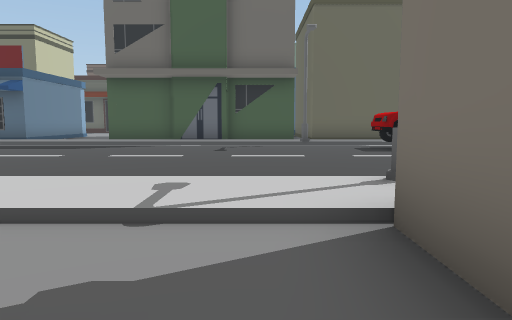
View 1 (above)

24 first-person views from a walk through a 3-D level made in the Unity game engine. The camera is 1.4 m above the floor, tilts 6° down and sees 70° across. The floor is counted in squares, 2 m on a side. Each view is taken from the middle of a square. On the plan, view 1 faces up. The plan holds only what a view shows up to about 11 squares ahead; the rest is blank. The place goes on beyond the plan. The player is left out.

View 2
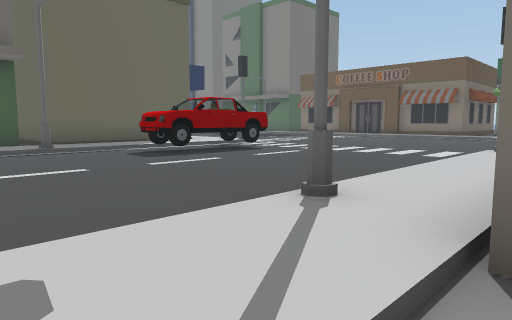

View 3
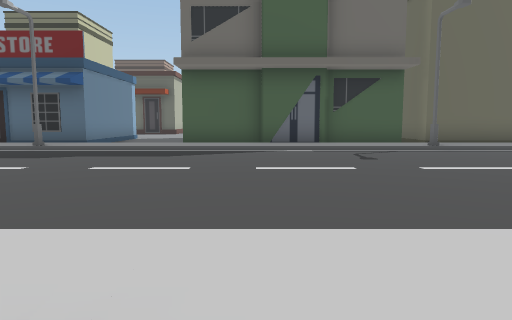

View 4
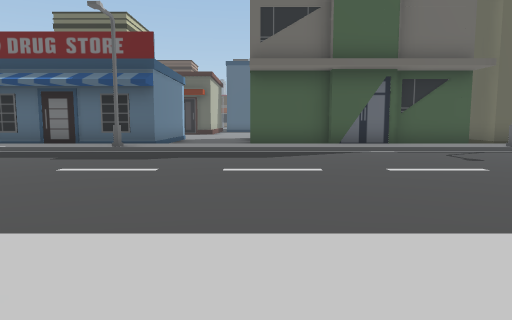

View 5
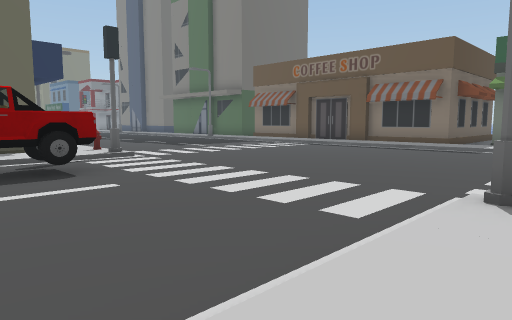

View 6
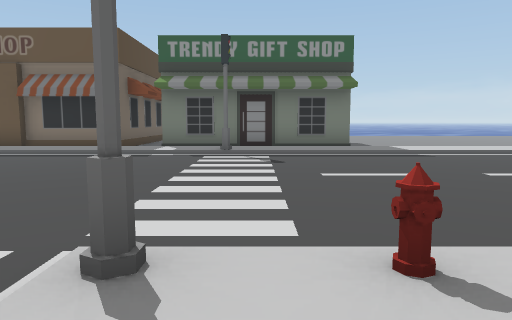

View 7
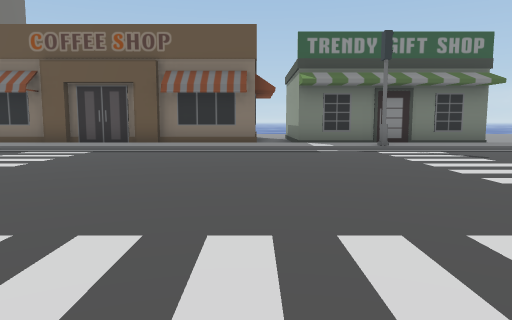

View 8
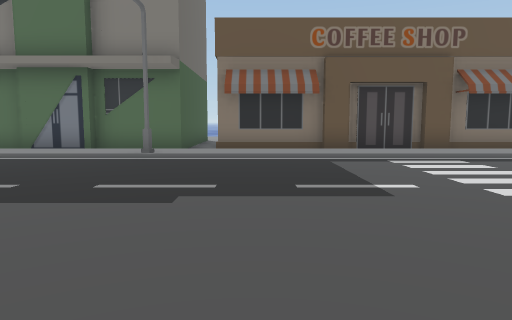

View 9
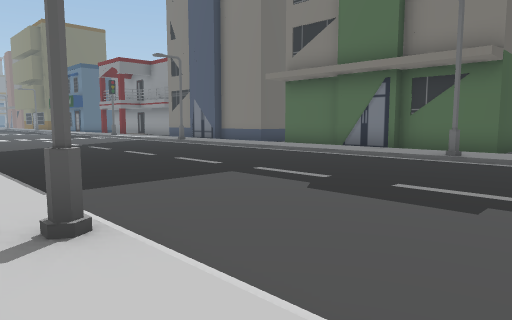

View 10
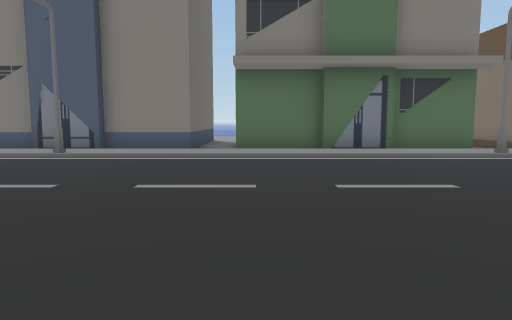

View 11
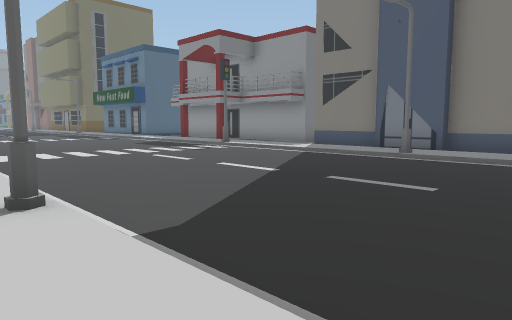

View 12
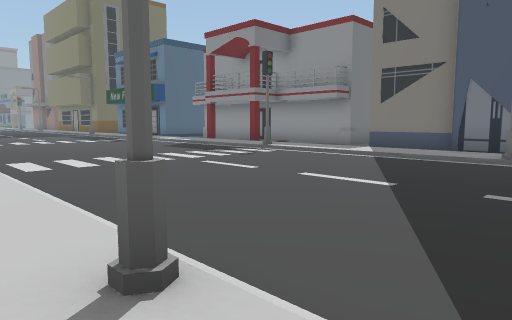

View 13
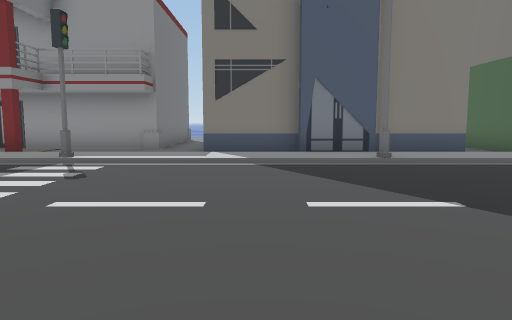

View 14
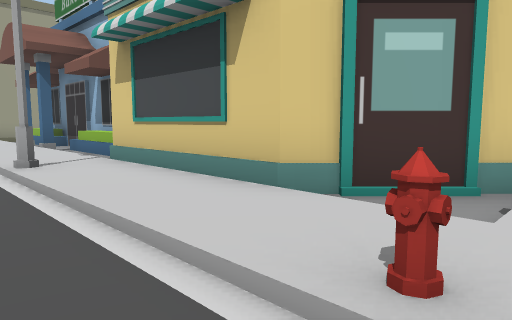

View 15
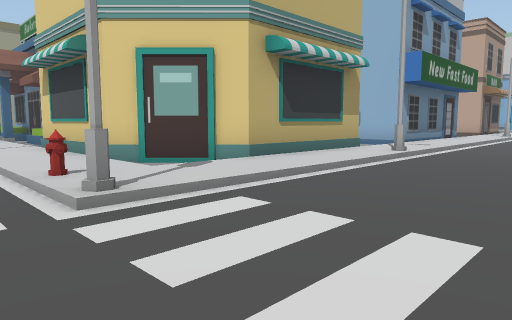

View 16
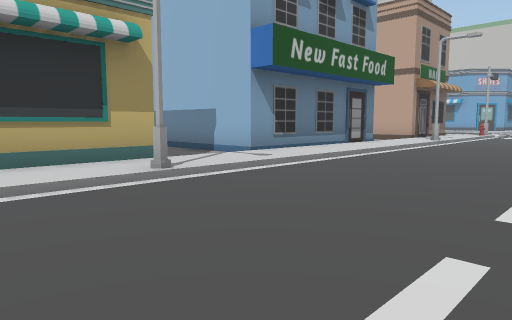

View 17
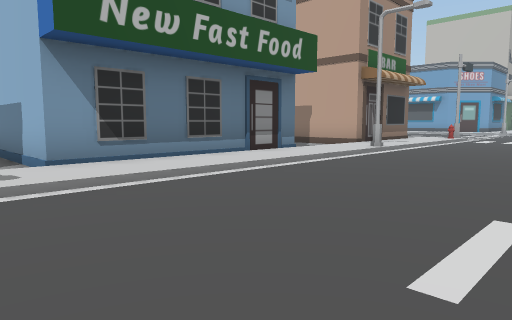

View 18
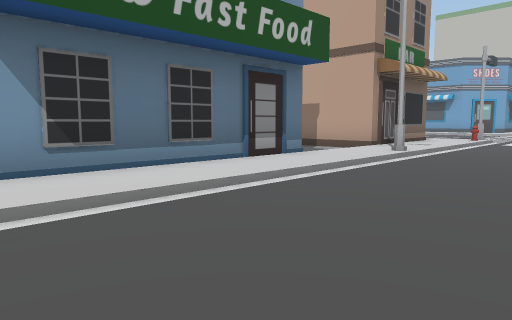

View 19
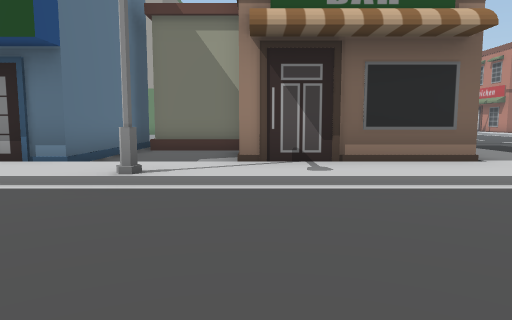

View 20
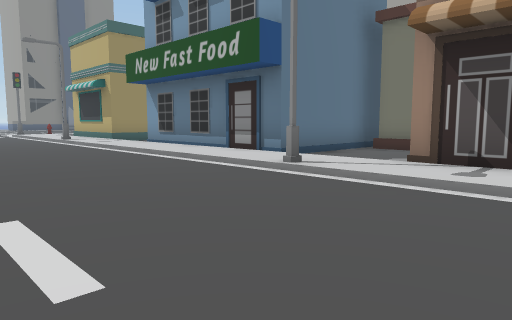

View 21
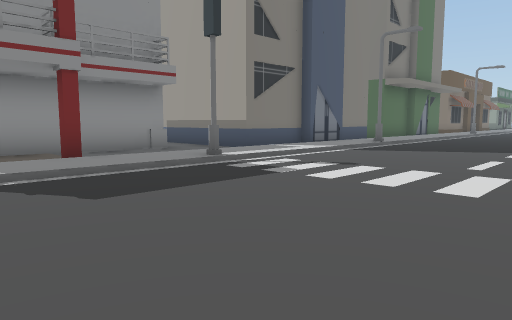

View 22
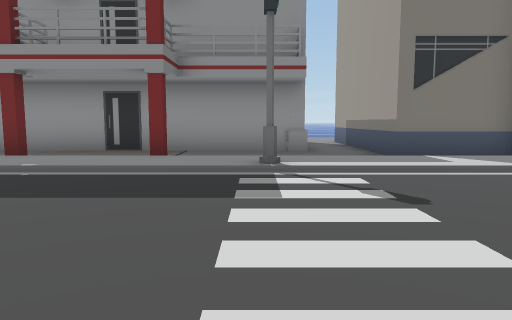

View 23
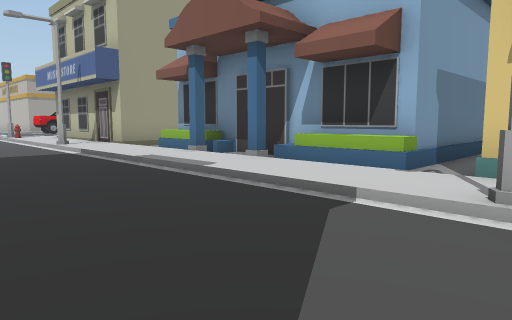

View 24
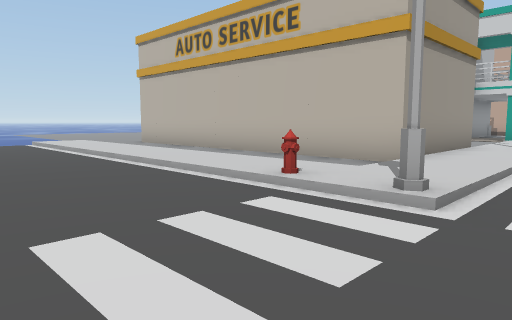

### Floor plan
Key: @ floor where view 1 was taken; # wall or solid block; . main floor; : floor 0.25 m higher than the main floor; / step, stairs or slope; S streetlight; C car; B building; H hydrant; O other object.
Columns run from 12 left of view 1 to 19 right of it. Each row starts with its distance up from view 1.
 38 ....     ........    ..... /:..#
 37 ................. ........./:..#
 36 .........................../:#.#
 35 .........................../: .#
 34 ///S/////////S//////#......#: .#
 33 :::::::::::::::::::::....../: .#
 32 ###..BBBBBB..#####.:H....../: ..
 31   #..B    B..    ##:/....../:BBB
 30   #..B    B.      #:/....../:B
 29   BBBB    B       #:/....../:B
 28      B    B       #:/....../:B
 27                   #:S......S:B
 26                //////....../:B
 25               BBBBB:/....../:BB
 24                  BB:/....../:...
 23                  B.:/....../:BBB
 22                  B.:/....../:B
 21                  BB:/....../:B
 20                  BB:/....../:B
 19                    //....../:B
 18                  ##:/....../:B
 17                   #:S......S:BBB
 16                    :/....../:##
 15               #    :/....../:#
 14               #     /....../:#
 13 #####  BBBBBBB##### /....../:#
 12 ::::::::::::::::: ::O....../:#
 11  //S/////////S//////#....../:#
 10  ..............CCCC......../:#
  9   .............CCCC......../:#
  8    ......................../:#
  7    ......................../:#
  6     ......................./:
  5      ....................../:#
  4      ////////S//////#......#:#
  3       ::::::::::::::/....../:#
  2        . ....BBBBB.:H....../:#
  1            ..B   B.:/....../:#
  0             @    B.:/....../:
 -1                  B.:/....../:
 -2                  B.:/..  ../:
 -3                  B.:/..   ./:
 -4                  B.:/.
 -5                  B.:/.
 -6                    :/.

Positions as (right, up) in squares from view 1, and headings:
1: (0, 0), facing up
2: (-1, 2), facing up-right
3: (-3, 2), facing up
4: (-5, 2), facing up
5: (4, 3), facing up-right
6: (6, 3), facing right
7: (6, 7), facing right
8: (7, 15), facing right
9: (7, 15), facing up-right
10: (7, 23), facing right
11: (7, 24), facing up-right
12: (7, 26), facing up-right
13: (8, 30), facing right
14: (9, 33), facing down-left
15: (9, 37), facing down-left
16: (4, 38), facing down-left
17: (0, 38), facing down-left
18: (-1, 37), facing down-left
19: (-10, 38), facing down
20: (-12, 38), facing down-right
21: (10, 38), facing down-right
22: (10, 34), facing right
23: (11, 28), facing down-left
24: (11, 5), facing down-left
